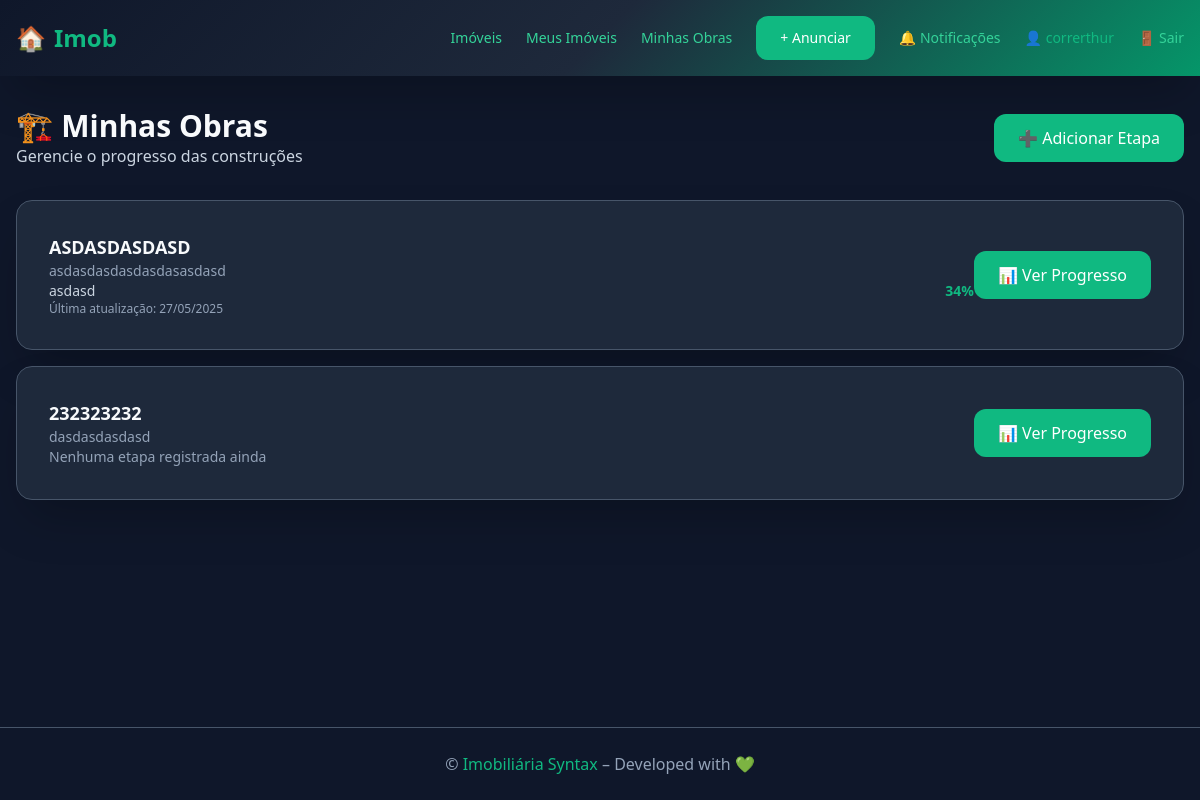
The page /works/ (signed in) on the database as committed earlier.
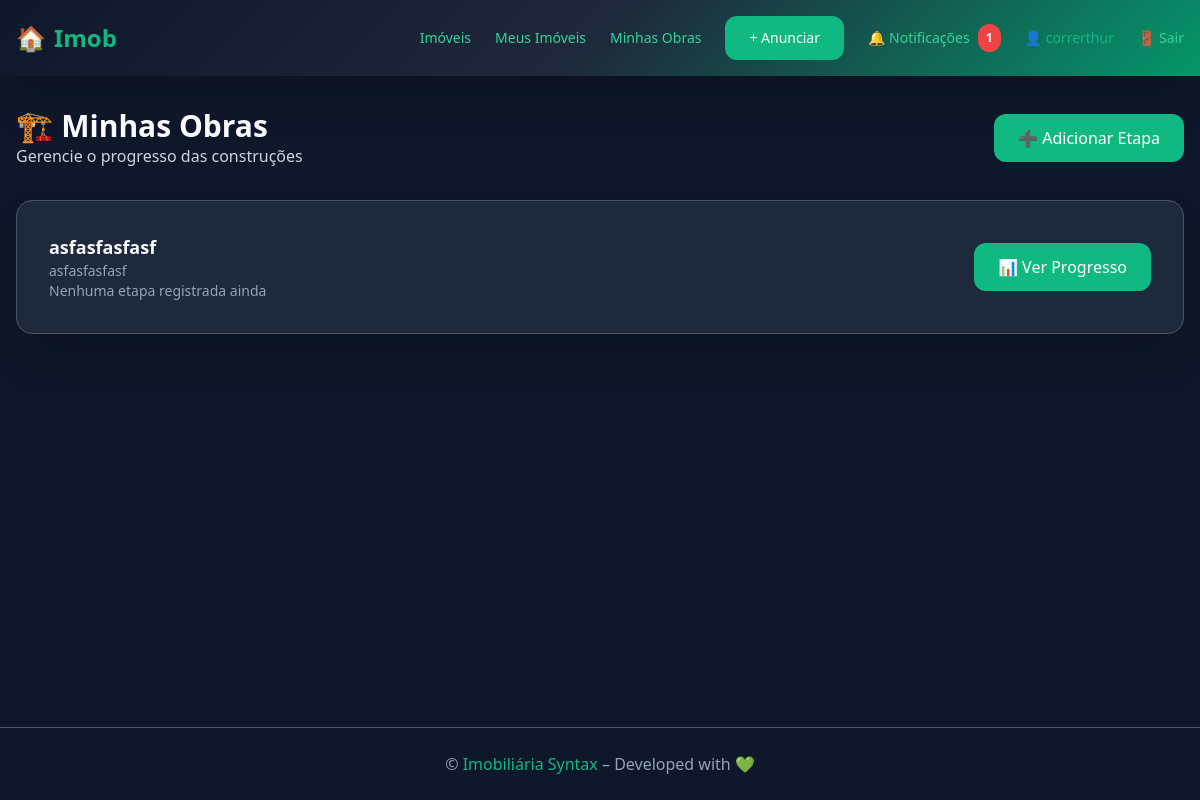
The same page on the database as committed later.
### properties/models.py (models this page shows, shortened)
class Imovel(models.Model):
    TIPO_CHOICES = [('AP', 'Apartamento'), ('CA', 'Casa')]
    STATUS_CHOICES = [('PR', 'Pronto'), ('EO', 'Em Obra')]
    titulo   = models.CharField(max_length=120)
    endereco = models.CharField(max_length=255)
    preco    = models.DecimalField(max_digits=12, decimal_places=2)
    tipo     = models.CharField(max_length=2, choices=TIPO_CHOICES)
    status   = models.CharField(max_length=2, choices=STATUS_CHOICES, default='PR')
    quartos  = models.PositiveSmallIntegerField()
    descricao= models.TextField()
    capa_url = models.URLField(
        verbose_name="URL da Imagem",
        help_text="Cole aqui a URL da imagem do imóvel (ex: https://exemplo.com/foto.jpg)",
        default="https://via.placeholder.com/800x600/4f46e5/ffffff?text=Imóvel"
    )
    data_pub = models.DateTimeField(auto_now_add=True)
    owner    = models.ForeignKey('users.User', on_delete=models.CASCADE,
                                 related_name='imoveis')
    class Meta:
        permissions = [("pode_publicar", "Pode publicar imóvel")]

### works/models.py (models this page shows, shortened)
class ObraStatus(models.Model):
    imovel     = models.ForeignKey(Imovel, on_delete=models.CASCADE,
                                   related_name='obras')
    fase       = models.CharField(max_length=50)   # Fundação, Estrutura…
    porcentagem= models.PositiveSmallIntegerField()
    data       = models.DateField(auto_now_add=True)

### works/views.py (the view)
# urls.py: path("", MinhasObrasView.as_view(), name="meus"),          # <-- name="meus"
class MinhasObrasView(LoginRequiredMixin, ListView):
    template_name = "works/minhas.html"
    context_object_name = "imoveis"
    def get_queryset(self):
        return Imovel.objects.filter(owner=self.request.user)

### core/context_processors.py (called while the page is built)
def badge_notifs(request):
    if request.user.is_authenticated:
        qtd = Notificacao.objects.filter(user=request.user, lida=False).count()
        return {"notif_novas": qtd}
    return {}

### templates/works/minhas.html (shortened to what this page needs)
{% extends "base.html" %}
{% block content %}
<div class="animate-fade-in">
  <div class="flex justify-between items-center mb-8">
    <div>
      <h1 class="text-3xl font-bold text-primary">🏗️ Minhas Obras</h1>
      <p class="text-secondary">Gerencie o progresso das construções</p>
    </div>
    <a href="{% url 'works:add' %}" class="btn-primary">
      ➕ Adicionar Etapa
    </a>
  </div>
  {% if imoveis %}
    <div class="grid gap-4">
      {% for imovel in imoveis %}
        <div class="card">
          <div class="flex justify-between items-center">
            <div class="flex-1">
              <h3 class="text-lg font-semibold text-primary">{{ imovel.titulo }}</h3>
              <p class="text-muted text-sm">{{ imovel.endereco }}</p>
              {% if imovel.obras.all %}
                {% with ultima_obra=imovel.obras.all.0 %}
                  <div class="mt-3">
                    <div class="flex justify-between text-sm mb-1">
                      <span class="text-secondary">{{ ultima_obra.fase }}</span>
                      <span class="text-accent font-semibold">{{ ultima_obra.porcentagem }}%</span>
                    </div>
                    <p class="text-muted text-xs mt-1">
                      Última atualização: {{ ultima_obra.data|date:"d/m/Y" }}
                    </p>
                  </div>
                {% endwith %}
              {% else %}
                <p class="text-muted text-sm mt-2">Nenhuma etapa registrada ainda</p>
              {% endif %}
            </div>
            <div class="flex gap-2 ml-4">
              <a href="{% url 'works:timeline' imovel.pk %}" class="btn-primary">
                📊 Ver Progresso
              </a>
            </div>
          </div>
        </div>
      {% endfor %}
    </div>
  {% endif %}
</div>
{% endblock %}

### templates/base.html (shortened to what this page needs)
{% load static %}
<!DOCTYPE html>
<html lang="pt-br">
<head>
  <link href="{% static 'output.css' %}" rel="stylesheet">
</head>
<body>
  <header class="header-gradient text-white shadow-2xl">
    <div class="container py-4 flex justify-between items-center">
      <a href="{% url 'home' %}" class="font-bold text-2xl flex items-center gap-2 hover-lift">
        🏠 <span class="text-accent">Imob</span>
      </a>
      <nav class="flex items-center gap-6 text-sm">
        {% if user.is_authenticated %}
          <a href="{% url 'imoveis' %}" class="link-green hover-lift">Imóveis</a>
          <a href="{% url 'meus_imoveis' %}" class="link-green hover-lift">Meus Imóveis</a>
          {% if user.perfil == 'CO' %}
            <a href="{% url 'works:meus' %}" class="link-green hover-lift">Minhas Obras</a>
          {% endif %}
          <a href="{% url 'imovel_novo' %}" class="btn-primary">+ Anunciar</a>
          <a href="{% url 'notifications' %}" class="link-green hover-lift flex items-center gap-2">
            🔔 Notificações
            {% if notif_novas %}
              <span class="notification-badge">{{ notif_novas }}</span>
            {% endif %}
          </a>
          <span class="text-accent">👤 {{ user.first_name|default:user.username }}</span>
          <form action="{% url 'logout' %}" method="post" style="display: inline;">
            <button type="submit" class="link-green hover-lift">🚪 Sair</button>
          </form>
        {% else %}
          <a href="{% url 'login' %}" class="btn-secondary">Entrar</a>
          <a href="{% url 'users:signup' %}" class="btn-primary">Criar Conta</a>
        {% endif %}
      </nav>
    </div>
  </header>
  <main class="flex-1 container py-8">
    {% block content %}{% endblock %}
  </main>
  <footer class="bg-secondary border-t border-border text-center py-6 text-muted">
    <div class="container">
      <p>© {{ now|date:"Y" }} <span class="text-accent">Imobiliária Syntax</span> – Developed with 💚</p>
    </div>
  </footer>
</body>
</html>

Rows that differ between the two databases and show on the page:
removed Imovel: titulo "ASDASDASDASD", endereco "asdasdasdasdasdasasdasd", obras.all.0.fase "asdasd", obras.all.0.porcentagem "34", obras.all.0.data "27/05/2025"
removed Imovel: titulo "232323232", endereco "dasdasdasdasd", shows "Nenhuma etapa registrada ainda"
added Imovel: titulo "asfasfasfasf", endereco "asfasfasfasf", shows "Nenhuma etapa registrada ainda"
Other text that changed with them:
{{ notif_novas }}: (not shown) → "1"
